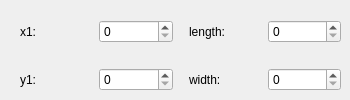
        <widget class="QWidget" name="rectangle_dim">
         <widget class="QWidget" name="formLayoutWidget_5">
          <property name="geometry">
           <rect>
            <x>20</x>
            <y>20</y>
            <width>321</width>
            <height>71</height>
           </rect>
          </property>
          <layout class="QGridLayout" name="rect_dim_grid">
           <item row="0" column="4">
            <widget class="QSpinBox" name="rect_len_value"/>
           </item>
           <item row="2" column="1">
            <widget class="QSpinBox" name="rect_y1_value"/>
           </item>
           <item row="0" column="1">
            <widget class="QSpinBox" name="rect_x1_value"/>
           </item>
           <item row="0" column="0">
            <widget class="QLabel" name="rect_x1_label">
             <property name="text">
              <string>x1: </string>
             </property>
            </widget>
           </item>
           <item row="2" column="0">
            <widget class="QLabel" name="rect_y1_label">
             <property name="text">
              <string>y1: </string>
             </property>
            </widget>
           </item>
           <item row="0" column="3">
            <widget class="QLabel" name="rect_len_label">
             <property name="text">
              <string>length: </string>
             </property>
            </widget>
           </item>
           <item row="2" column="3">
            <widget class="QLabel" name="rect_wid_label">
             <property name="text">
              <string>width: </string>
             </property>
            </widget>
           </item>
           <item row="2" column="4">
            <widget class="QSpinBox" name="rect_wid_value"/>
           </item>
           <item row="0" column="2" rowspan="3">
            <spacer name="verticalSpacer_4">
             <property name="orientation">
              <enum>Qt::Vertical</enum>
             </property>
             <property name="sizeHint" stdset="0">
              <size>
               <width>10</width>
               <height>40</height>
              </size>
             </property>
            </spacer>
           </item>
          </layout>
         </widget>
        </widget>
